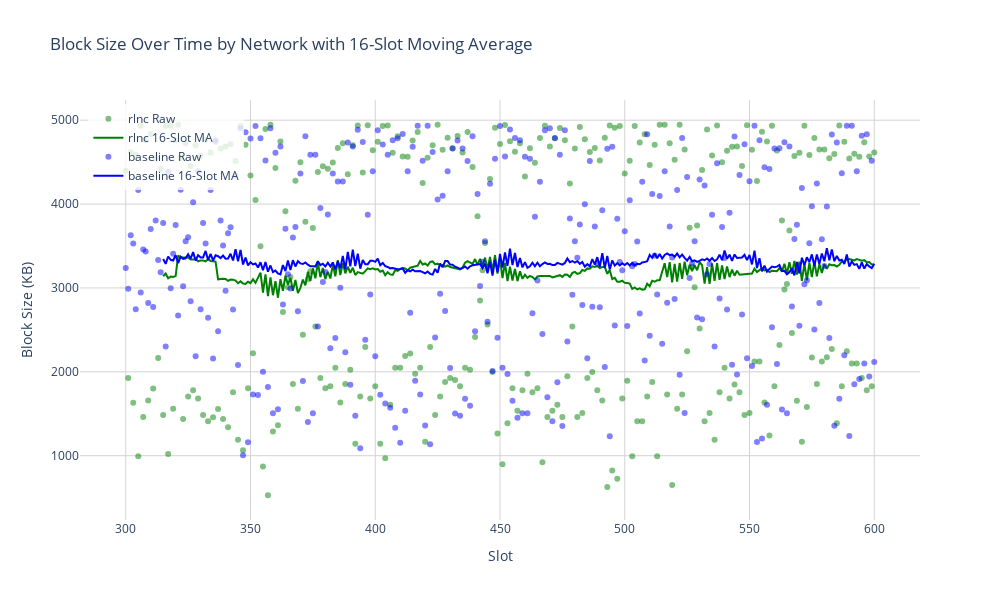

The code cell stored with this chart in its notebook:
### Code cell
def plot_block_size_over_time(metrics, window_size=16):
    """
    Create a scatter plot of block size over time (by slot) for each network, with a moving average.
    
    Args:
        metrics (dict): Dictionary with network keys and metrics DataFrames
        window_size (int): Size of the moving average window
        
    Returns:
        plotly.graph_objects.Figure: The plotly figure
    """
    # Create figure
    fig = go.Figure()
    
    # Colors for each network
    colors = {'devnet-5': 'green', 'devnet-6': 'blue', 'devnet-7': 'red'}
    
    # Create display labels for networks
    network_labels = {network: config["networks"][network]["label"] for network in metrics.keys()}
    
    # Add scatter plot for each network
    for network, network_metrics in metrics.items():
        # Sort metrics by slot
        network_metrics = network_metrics.sort_values('slot')
        
        # Drop rows with missing data
        df = network_metrics.dropna(subset=['block_total_bytes', 'slot'])
        
        # Convert block size to KB for better readability
        block_sizes_kb = df['block_total_bytes'] / 1024
        
        # Calculate moving average
        if len(df) >= window_size:
            ma = block_sizes_kb.rolling(window=window_size).mean()
        else:
            ma = pd.Series([None] * len(block_sizes_kb))
        
        # Add scatter plot for raw data
        fig.add_trace(go.Scatter(
            x=df['slot'],
            y=block_sizes_kb,
            mode='markers',
            name=f'{network_labels[network]} Raw',
            marker=dict(
                color=colors[network],
                size=6,
                opacity=0.5
            ),
            hovertemplate='Slot: %{x}<br>Block Size: %{y:.1f} KB'
        ))
        
        # Add line for moving average
        fig.add_trace(go.Scatter(
            x=df['slot'],
            y=ma,
            mode='lines',
            name=f'{network_labels[network]} {window_size}-Slot MA',
            line=dict(
                color=colors[network],
                width=2
            ),
            hovertemplate='Slot: %{x}<br>Avg Block Size: %{y:.1f} KB'
        ))
    
    # Update layout
    fig.update_layout(
        title=f"Block Size Over Time by Network with {window_size}-Slot Moving Average",
        xaxis=dict(
            title="Slot",
            title_font=dict(size=14),
            gridcolor='lightgray'
        ),
        yaxis=dict(
            title="Block Size (KB)",
            title_font=dict(size=14),
            gridcolor='lightgray'
        ),
        legend=dict(x=0.01, y=0.99, bgcolor='rgba(255,255,255,0.8)'),
        hovermode='closest',
        plot_bgcolor='white',
        height=600,
        width=1000
    )
    
    return fig

# Create and display the block size over time plot
fig = plot_block_size_over_time(metrics, window_size=16)
fig.show()

### Figure 1 — Plotly figure (JSON) as saved in the notebook; plotly's stock layout.template omitted (floating-point values rounded to 4 significant figures; data arrays with more than 128 entries replaced by an {"elided": "..."} marker saying what was removed)
{"data": [{"hovertemplate": "Slot: %{x}<br>Block Size: %{y:.1f} KB", "marker": {"color": "green", "opacity": 0.5, "size": 6}, "mode": "markers", "name": "rlnc Raw", "type": "scatter", "x": {"elided": "299 int values"}, "y": {"elided": "299 float values"}}, {"hovertemplate": "Slot: %{x}<br>Avg Block Size: %{y:.1f} KB", "line": {"color": "green", "width": 2}, "mode": "lines", "name": "rlnc 16-Slot MA", "type": "scatter", "x": {"elided": "299 int values"}, "y": {"elided": "299 float values"}}, {"hovertemplate": "Slot: %{x}<br>Block Size: %{y:.1f} KB", "marker": {"color": "blue", "opacity": 0.5, "size": 6}, "mode": "markers", "name": "baseline Raw", "type": "scatter", "x": {"elided": "301 int values"}, "y": {"elided": "301 float values"}}, {"hovertemplate": "Slot: %{x}<br>Avg Block Size: %{y:.1f} KB", "line": {"color": "blue", "width": 2}, "mode": "lines", "name": "baseline 16-Slot MA", "type": "scatter", "x": {"elided": "301 int values"}, "y": {"elided": "301 float values"}}], "layout": {"height": 600, "hovermode": "closest", "legend": {"bgcolor": "rgba(255,255,255,0.8)", "x": 0.01, "y": 0.99}, "plot_bgcolor": "white", "title": {"text": "Block Size Over Time by Network with 16-Slot Moving Average"}, "width": 1000, "xaxis": {"gridcolor": "lightgray", "title": {"font": {"size": 14}, "text": "Slot"}}, "yaxis": {"gridcolor": "lightgray", "title": {"font": {"size": 14}, "text": "Block Size (KB)"}}}}
